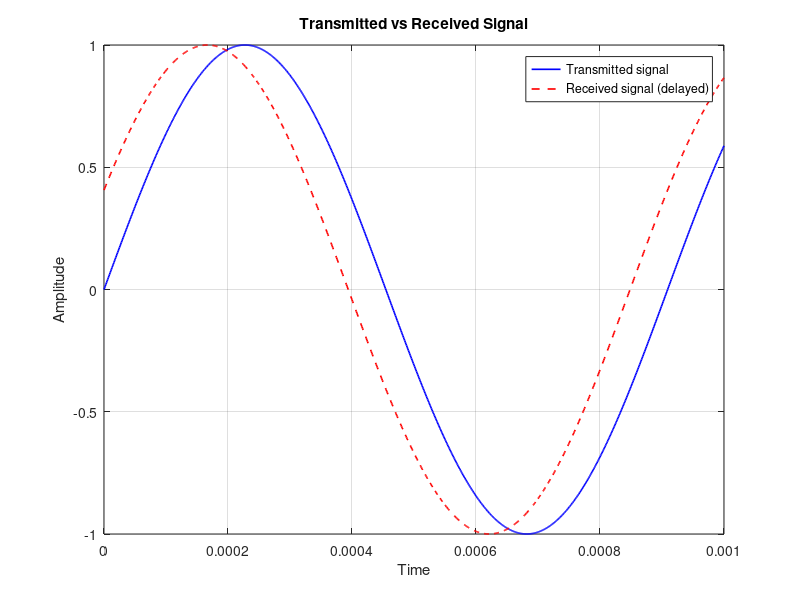

Reproduce this figure in MATLAB.
% Clear workspace
clear; clc; close all;

% Parameters
A0 = 1.0;              % amplitude
fc = 1000;             % carrier frequency (Hz)
c  = 3e8;              % speed of light (m/s)
Rt = 10000;            % distance between transmitter and object (m)
Rr = 10000;            % distance between receiver and object (m)
fs = 1e6;              % sampling rate (Hz)
T  = 0.001;            % signal duration (s)

% Time vector
t = 0:1/fs:T;

% Frequency for audio signal
fa = 100;  

% Transmitted signal (modulated)
s = A0 * sin(((2*pi*fc) + (2*pi*fa)) .* t);

% Delay
R = Rt + Rr;
tau = R / c;

% Received signal (with delay)
r = A0 * sin(((2*pi*fc) + (2*pi*fa)) .* t + (2*pi*fc*tau));

% --- Plot ---
figure('Position',[100 100 900 400]);
plot(t, s, 'b', 'LineWidth', 1.2); hold on;
plot(t, r, 'r--', 'LineWidth', 1.2);
xlabel('Time');
ylabel('Amplitude');
legend('Transmitted signal','Received signal (delayed)');
grid on;
title('Transmitted vs Received Signal');
